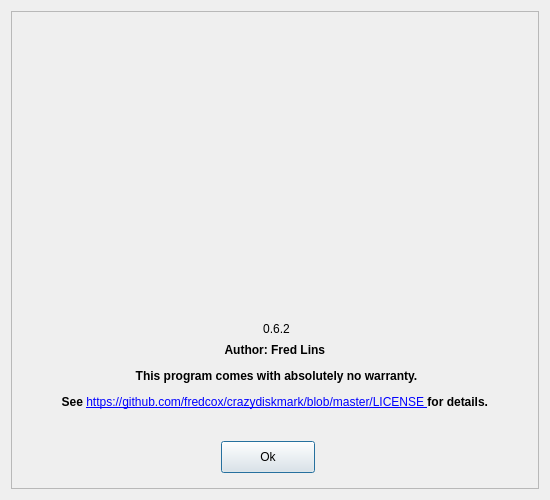
<?xml version="1.0" encoding="UTF-8"?>
<ui version="4.0">
 <class>Dialog</class>
 <widget class="QDialog" name="Dialog">
  <property name="geometry">
   <rect>
    <x>0</x>
    <y>0</y>
    <width>550</width>
    <height>500</height>
   </rect>
  </property>
  <property name="minimumSize">
   <size>
    <width>550</width>
    <height>500</height>
   </size>
  </property>
  <property name="maximumSize">
   <size>
    <width>550</width>
    <height>500</height>
   </size>
  </property>
  <property name="windowTitle">
   <string>About Crazy DiskMark</string>
  </property>
  <layout class="QHBoxLayout" name="horizontalLayout">
   <item>
    <widget class="QFrame" name="frame">
     <property name="frameShape">
      <enum>QFrame::StyledPanel</enum>
     </property>
     <property name="frameShadow">
      <enum>QFrame::Raised</enum>
     </property>
     <widget class="QLabel" name="logoLabel">
      <property name="geometry">
       <rect>
        <x>170</x>
        <y>0</y>
        <width>191</width>
        <height>311</height>
       </rect>
      </property>
      <property name="text">
       <string/>
      </property>
      <property name="pixmap">
       <pixmap>images/logo.png</pixmap>
      </property>
     </widget>
     <widget class="QLabel" name="versionLabel">
      <property name="geometry">
       <rect>
        <x>160</x>
        <y>310</y>
        <width>211</width>
        <height>16</height>
       </rect>
      </property>
      <property name="text">
       <string>0.6.2</string>
      </property>
      <property name="alignment">
       <set>Qt::AlignCenter</set>
      </property>
     </widget>
     <widget class="QLabel" name="authorLabel">
      <property name="geometry">
       <rect>
        <x>10</x>
        <y>320</y>
        <width>511</width>
        <height>91</height>
       </rect>
      </property>
      <property name="text">
       <string>&lt;html&gt;&lt;head/&gt;&lt;body&gt;&lt;p&gt;&lt;span style=&quot; font-weight:600;&quot;&gt;Author: Fred Lins &lt;/span&gt;&lt;/p&gt;&lt;p&gt;&lt;span style=&quot; font-weight:600;&quot;&gt;This program comes with absolutely no warranty.&lt;/span&gt;&lt;/p&gt;&lt;p&gt;&lt;span style=&quot; font-weight:600;&quot;&gt;See &lt;/span&gt;&lt;a href=&quot;https://github.com/fredcox/crazydiskmark/blob/master/LICENSE&quot;&gt;&lt;span style=&quot; text-decoration: underline; color:#0000ff;&quot;&gt;https://github.com/fredcox/crazydiskmark/blob/master/LICENSE &lt;/span&gt;&lt;/a&gt;&lt;span style=&quot; font-weight:600;&quot;&gt;for details. &lt;/span&gt;&lt;/p&gt;&lt;/body&gt;&lt;/html&gt;</string>
      </property>
      <property name="alignment">
       <set>Qt::AlignCenter</set>
      </property>
      <property name="openExternalLinks">
       <bool>true</bool>
      </property>
     </widget>
     <widget class="QPushButton" name="okPushButton">
      <property name="geometry">
       <rect>
        <x>210</x>
        <y>430</y>
        <width>94</width>
        <height>32</height>
       </rect>
      </property>
      <property name="text">
       <string>Ok</string>
      </property>
     </widget>
    </widget>
   </item>
  </layout>
 </widget>
 <resources/>
 <connections/>
</ui>
